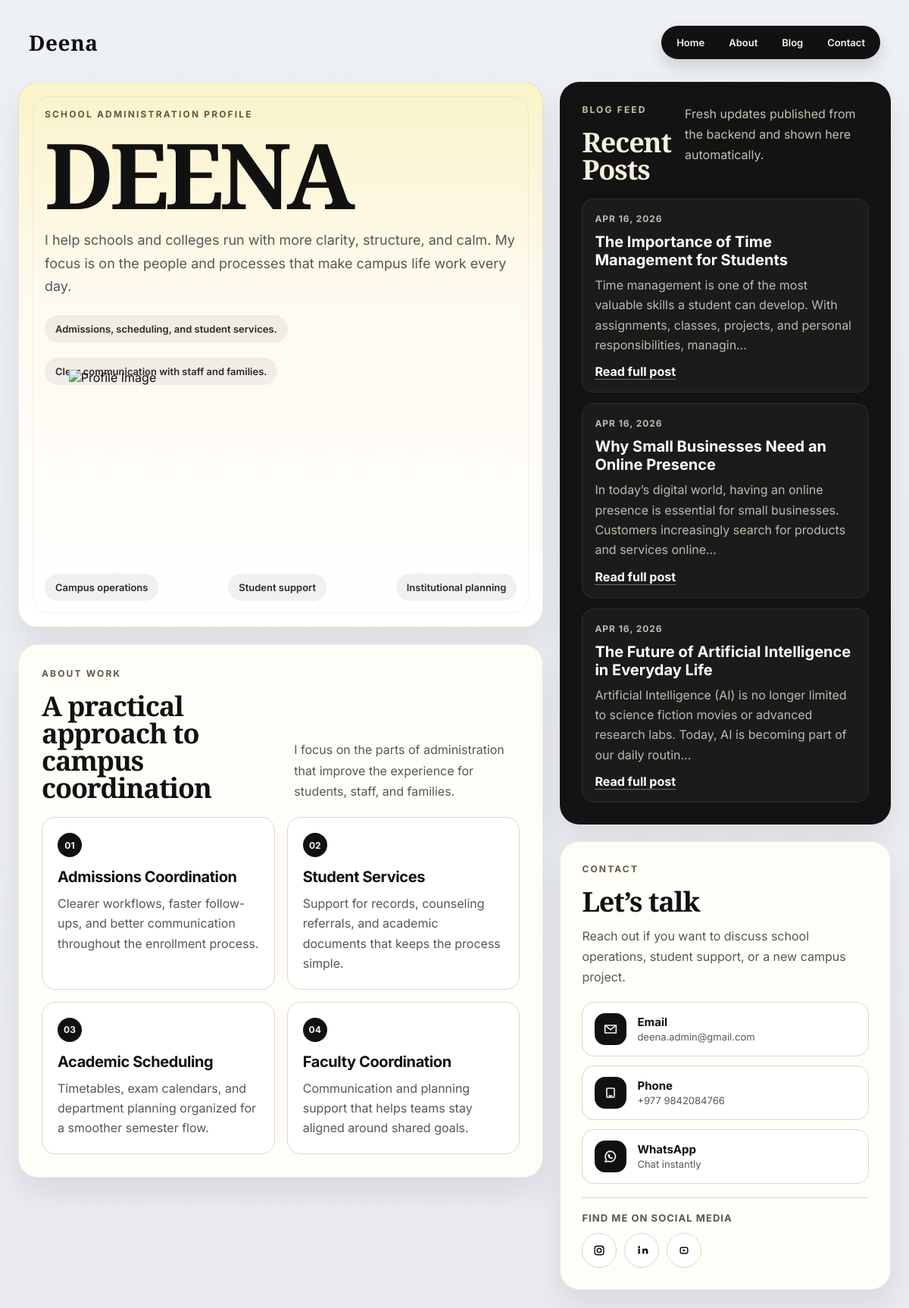
The page / on the database its author committed.
### web/models.py (models this page shows, shortened)
class BlogModel(models.Model):
    title = models.CharField(max_length=100)
    slug = models.SlugField(max_length=120, unique=True, blank=True, null=True)
    date_uploaded = models.DateTimeField(auto_now_add=True)
    image = models.ImageField(upload_to='blog_images/', blank=True, null=True)
    body = models.TextField(max_length=5000)
    likes = models.PositiveIntegerField(default=0)
    class Meta:
        ordering = ['-date_uploaded']

class ContactInfo(models.Model):
    page_title = models.CharField(max_length=100, default="Let’s talk")
    intro_text = models.TextField(
        default="Reach out if you want to discuss school operations, student support, or a new campus project."
    )
    email = models.EmailField(default="deena.admin@gmail.com")
    phone = models.CharField(max_length=30, default="+1 (000) 123-4567")
    whatsapp_number = models.CharField(max_length=20, default="10001234567")
    whatsapp_label = models.CharField(max_length=50, default="WhatsApp")
    whatsapp_help_text = models.CharField(max_length=80, default="Chat instantly")
    instagram_url = models.URLField(default="https://www.instagram.com")
    linkedin_url = models.URLField(default="https://www.linkedin.com")
    youtube_url = models.URLField(default="https://www.youtube.com")
    class Meta:
        verbose_name = "Contact info"
        verbose_name_plural = "Contact info"

### web/views.py (the view)
# urls.py: path('', userlst.as_view(), name='index'),
class userlst(ListView):
    model = user
    template_name = 'index.html'
    def get_context_data(self, **kwargs):
        context = super().get_context_data(**kwargs)
        context['blog_posts'] = BlogModel.objects.all()
        contact_info, _ = ContactInfo.objects.get_or_create(pk=1)
        context['contact_info'] = contact_info
        return context

### web/templates/index.html (shortened to what this page needs)
{% load static %}
<!DOCTYPE html>
<html lang="en">
<head>
  <link rel="stylesheet" href="{% static 'web/style.css' %}">
</head>
<body>
<header class="topbar">
  <div class="logo">Deena</div>
  <nav class="nav-pill" aria-label="Primary navigation">
    <a href="#overview">Home</a>
    <a href="#initiatives">About</a>
    <a href="{% url 'blog_list' %}">Blog</a>
    <a href="#contact">Contact</a>
  </nav>
</header>
<main class="dashboard">
  <div class="main-column">
    <section id="overview" class="hero-panel">
      <div class="hero-copy">
        <p class="eyebrow">School Administration Profile</p>
        <h1>DEENA</h1>
        <p class="hero-summary">
          I help schools and colleges run with more clarity, structure, and calm. My focus is on the people and processes that make campus life work every day.
        </p>
        <div class="hero-notes">
          <p>Admissions, scheduling, and student services.</p>
          <p>Clear communication with staff and families.</p>
        </div>
      </div>
      <div class="hero-portrait">
        <img src="{% static 'web/profile.png' %}" alt="Profile Image">
      </div>
      <div class="hero-footer">
        <span>Campus operations</span>
        <span>Student support</span>
        <span>Institutional planning</span>
      </div>
    </section>
    <section id="initiatives" class="section-card">
      <div class="section-heading">
        <div>
          <p class="eyebrow">About Work</p>
          <h2>A practical approach to campus coordination</h2>
        </div>
        <p class="section-text">
          I focus on the parts of administration that improve the experience for students, staff, and families.
        </p>
      </div>
      <div class="feature-grid">
        <article class="feature-card">
          <span class="feature-index">01</span>
          <h3>Admissions Coordination</h3>
          <p>Clearer workflows, faster follow-ups, and better communication throughout the enrollment process.</p>
        </article>
        <article class="feature-card">
          <span class="feature-index">02</span>
          <h3>Student Services</h3>
          <p>Support for records, counseling referrals, and academic documents that keeps the process simple.</p>
        </article>
        <article class="feature-card">
          <span class="feature-index">03</span>
          <h3>Academic Scheduling</h3>
          <p>Timetables, exam calendars, and department planning organized for a smoother semester flow.</p>
        </article>
        <article class="feature-card">
          <span class="feature-index">04</span>
          <h3>Faculty Coordination</h3>
          <p>Communication and planning support that helps teams stay aligned around shared goals.</p>
        </article>
      </div>
    </section>
  </div>
  <aside class="side-column">
    <section id="blog" class="blog-panel">
      <div class="section-heading section-heading-light">
        <div>
          <p class="eyebrow eyebrow-light">Blog Feed</p>
          <h2>Recent Posts</h2>
        </div>
        <p class="section-text section-text-light">
          Fresh updates published from the backend and shown here automatically.
        </p>
      </div>
      <div class="blog-grid">
        {% for post in blog_posts %}
          <article class="blog-card">
            <p class="blog-date">{{ post.date_uploaded|date:"M d, Y" }}</p>
            <h3>{{ post.title }}</h3>
            <p class="blog-body">{{ post.body|truncatechars:150 }}</p>
            <a class="blog-read-more" href="{% url 'blog_detail' post.slug %}">Read full post</a>
          </article>
        {% empty %}
          <article class="blog-card blog-card-empty">
            <h3>No blog posts yet</h3>
            <p>When a post is added in Django admin, it will appear here immediately.</p>
          </article>
        {% endfor %}
      </div>
    </section>
    <section id="contact" class="contact-panel">
      <div class="contact-header">
        <div>
          <p class="eyebrow">Contact</p>
          <h2>{{ contact_info.page_title }}</h2>
        </div>
      </div>
      <p class="section-text">
        {{ contact_info.intro_text }}
      </p>
      <div class="contact-methods">
        <a class="contact-method" href="mailto:{{ contact_info.email }}">
          <span class="contact-icon" aria-hidden="true">
            <svg viewBox="0 0 24 24" fill="none" xmlns="http://www.w3.org/2000/svg">
              <path d="M4 6.5h16v11H4v-11Z" stroke="currentColor" stroke-width="1.8" stroke-linejoin="round"/>
              <path d="m4.5 7 7.5 6 7.5-6" stroke="currentColor" stroke-width="1.8" stroke-linejoin="round"/>
            </svg>
          </span>
          <span>
            <strong>Email</strong>
            <small>{{ contact_info.email }}</small>
          </span>
        </a>
        <a class="contact-method" href="tel:{{ contact_info.phone|cut:' '|cut:'('|cut:')'|cut:'-' }}">
          <span class="contact-icon" aria-hidden="true">
            <svg viewBox="0 0 24 24" fill="none" xmlns="http://www.w3.org/2000/svg">
              <path d="M8 5.5h8A1.5 1.5 0 0 1 17.5 7v10A1.5 1.5 0 0 1 16 18.5H8A1.5 1.5 0 0 1 6.5 17V7A1.5 1.5 0 0 1 8 5.5Z" stroke="currentColor" stroke-width="1.8"/>
              <path d="M10 16.5h4" stroke="currentColor" stroke-width="1.8" stroke-linecap="round"/>
            </svg>
          </span>
          <span>
            <strong>Phone</strong>
            <small>{{ contact_info.phone }}</small>
          </span>
        </a>
        <button class="contact-method contact-method-button" id="whatsappToggle" type="button" aria-label="Open WhatsApp message box" data-whatsapp-number="{{ contact_info.whatsapp_number }}">
          <span class="contact-icon" aria-hidden="true">
          </span>
          <span>
            <strong>{{ contact_info.whatsapp_label }}</strong>
            <small>{{ contact_info.whatsapp_help_text }}</small>
          </span>
        </button>
      </div>
      <div class="social-section">
        <p class="social-title">Find me on social media</p>
        <div class="social-links">
          <a class="social-link" href="{{ contact_info.instagram_url }}" target="_blank" rel="noreferrer" aria-label="Instagram">
            <svg viewBox="0 0 24 24" fill="none" xmlns="http://www.w3.org/2000/svg"><rect x="5" y="5" width="14" height="14" rx="4" stroke="currentColor" stroke-width="1.8"/><circle cx="12" cy="12" r="3.3" stroke="currentColor" stroke-width="1.8"/><circle cx="16.8" cy="7.2" r="1" fill="currentColor"/></svg>
          </a>
          <a class="social-link" href="{{ contact_info.linkedin_url }}" target="_blank" rel="noreferrer" aria-label="LinkedIn">
            <svg viewBox="0 0 24 24" fill="none" xmlns="http://www.w3.org/2000/svg"><path d="M6.5 9.2h2.9v8.3H6.5V9.2Zm1.5-4a1.7 1.7 0 1 1 0 3.4 1.7 1.7 0 0 1 0-3.4Zm4.6 4h2.8v1.1h.1c.4-.7 1.4-1.4 2.9-1.4 3.1 0 3.7 2 3.7 4.6v4H19v-3.6c0-.9 0-2.1-1.3-2.1-1.4 0-1.6 1-1.6 2v3.7h-2.8V9.2Z" fill="currentColor"/></svg>
          </a>
          <a class="social-link" href="{{ contact_info.youtube_url }}" target="_blank" rel="noreferrer" aria-label="YouTube">
          </a>
        </div>
      </div>
    </section>
  </aside>
</main>
</body>
</html>

### rows shown on the page
BlogModel: date_uploaded "APR 16, 2026", title "The Importance of Time Management for Students", body "Time management is one of the most valuable skills a student can develop. With assignments, classes, projects, and personal responsibilities, managin…"
BlogModel: date_uploaded "APR 16, 2026", title "Why Small Businesses Need an Online Presence", body "In today’s digital world, having an online presence is essential for small businesses. Customers increasingly search for products and services online…"
BlogModel: date_uploaded "APR 16, 2026", title "The Future of Artificial Intelligence in Everyday Life", body "Artificial Intelligence (AI) is no longer limited to science fiction movies or advanced research labs. Today, AI is becoming part of our daily routin…"
ContactInfo: page_title "Let’s talk", intro_text "Reach out if you want to discuss school operations, student support, or a new campus project.", email "deena.admin@gmail.com", phone "+977 9842084766", whatsapp_label "WhatsApp", whatsapp_help_text "Chat instantly"
